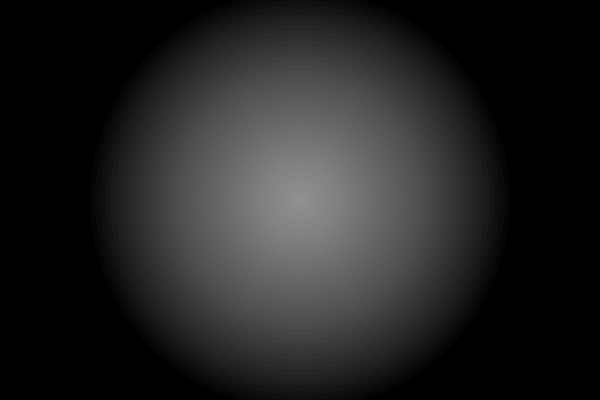
Frame 1 (no input)
Frame 60 (no input): identical to frame 1, image omitted
Frame 120 (the mouse pressed at the canvas centre since frame 60): identical to frame 1, image omitted

The p5.js sketch that drew this single still picture (run headless with seeded random() and noise() and a simulated clock; from frame 60 on, the mouse is pressed at the canvas centre):

// p5.js sketch
// ── sketch.js
function setup() {
  createCanvas(600, 400);

  noStroke();
}

function draw() {
  background(0);

  let a = 10;

  fill(255, 255, 255, 5);
  ellipse(width / 2, height / 2, a, a);

  a += 10;
  ellipse(width / 2, height / 2, a, a);

  a += 10;
  ellipse(width / 2, height / 2, a, a);

  a += 10;
  ellipse(width / 2, height / 2, a, a);

  a += 10;
  ellipse(width / 2, height / 2, a, a);

  a += 10;
  ellipse(width / 2, height / 2, a, a);

  a += 10;
  ellipse(width / 2, height / 2, a, a);

  a += 10;
  ellipse(width / 2, height / 2, a, a);

  a += 10;
  ellipse(width / 2, height / 2, a, a);

  a += 10;
  ellipse(width / 2, height / 2, a, a);

  a += 10;
  ellipse(width / 2, height / 2, a, a);

  a += 10;
  ellipse(width / 2, height / 2, a, a);

  a += 10;
  ellipse(width / 2, height / 2, a, a);

  a += 10;
  ellipse(width / 2, height / 2, a, a);

  a += 10;
  ellipse(width / 2, height / 2, a, a);

  a += 10;
  ellipse(width / 2, height / 2, a, a);

  a += 10;
  ellipse(width / 2, height / 2, a, a);

  a += 10;
  ellipse(width / 2, height / 2, a, a);

  a += 10;
  ellipse(width / 2, height / 2, a, a);

  a += 10;
  ellipse(width / 2, height / 2, a, a);

  a += 10;
  ellipse(width / 2, height / 2, a, a);

  a += 10;
  ellipse(width / 2, height / 2, a, a);

  a += 10;
  ellipse(width / 2, height / 2, a, a);

  a += 10;
  ellipse(width / 2, height / 2, a, a);

  a += 10;
  ellipse(width / 2, height / 2, a, a);

  a += 10;
  ellipse(width / 2, height / 2, a, a);

  a += 10;
  ellipse(width / 2, height / 2, a, a);

  a += 10;
  ellipse(width / 2, height / 2, a, a);

  a += 10;
  ellipse(width / 2, height / 2, a, a);

  a += 10;
  ellipse(width / 2, height / 2, a, a);

  a += 10;
  ellipse(width / 2, height / 2, a, a);

  a += 10;
  ellipse(width / 2, height / 2, a, a);

  a += 10;
  ellipse(width / 2, height / 2, a, a);

  a += 10;
  ellipse(width / 2, height / 2, a, a);

  a += 10;
  ellipse(width / 2, height / 2, a, a);

  a += 10;
  ellipse(width / 2, height / 2, a, a);

  a += 10;
  ellipse(width / 2, height / 2, a, a);

  a += 10;
  ellipse(width / 2, height / 2, a, a);

  a += 10;
  ellipse(width / 2, height / 2, a, a);

  a += 10;
  ellipse(width / 2, height / 2, a, a);

  a += 10;
  ellipse(width / 2, height / 2, a, a);

  a += 10;
  ellipse(width / 2, height / 2, a, a);




}
